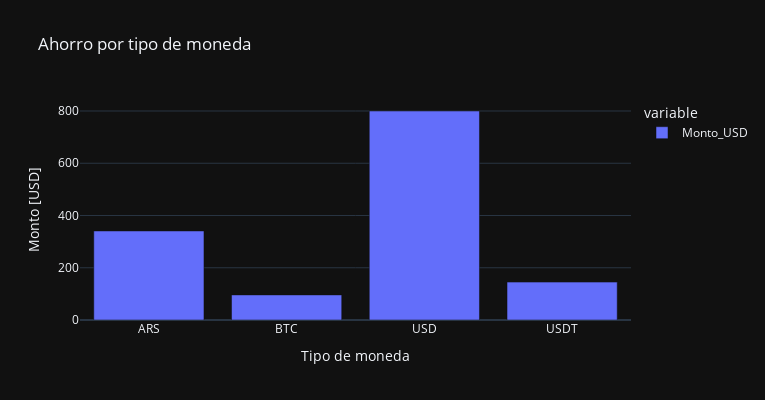

The notebook cell this image was saved under:
### Code cell
plotter_ahorro.add_plot(*BackendPlotter(instance.set_content(feature="Grafico de barras 2").set_title("Ahorro por tipo de moneda")).plot_kind(kind="bar"), 'plot_kind')

### Figure 1 — Plotly figure (JSON) as saved in the notebook; plotly's stock layout.template omitted (floating-point values rounded to 4 significant figures)
{"data": [{"alignmentgroup": "True", "hovertemplate": "variable=Monto_USD<br>Tipo de moneda=%{x}<br>Monto [USD]=%{y}<extra></extra>", "legendgroup": "Monto_USD", "marker": {"color": "#636efa", "pattern": {"shape": ""}}, "name": "Monto_USD", "offsetgroup": "Monto_USD", "orientation": "v", "showlegend": true, "textposition": "auto", "type": "bar", "x": ["ARS", "BTC", "USD", "USDT"], "xaxis": "x", "y": [340.8, 96, 800, 145], "yaxis": "y"}], "layout": {"barmode": "relative", "height": 400, "legend": {"title": {"text": "variable"}, "tracegroupgap": 0}, "title": {"text": "Ahorro por tipo de moneda"}, "width": 765, "xaxis": {"anchor": "y", "domain": [0, 1], "title": {"text": "Tipo de moneda"}}, "yaxis": {"anchor": "x", "domain": [0, 1], "title": {"text": "Monto [USD]"}}}}
